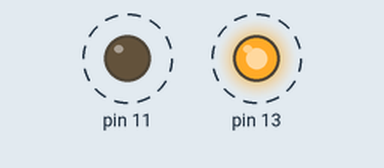
A sketch run on a simulated Arduino Uno, built with avr-gcc and run on an emulated ATmega328P. Parts: output pins drawn as LEDs (lit = HIGH). Dashed ring = blinking.

Above: at 0.5 s.
Timing chart, 0 to 4.6 s (numbered marks = the images above):
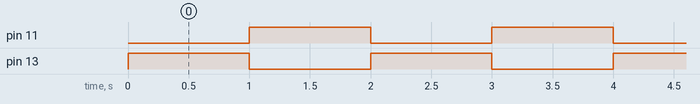

Measured:
- by itself, pin 11, pin 13: alternates HIGH for 1.0 s and LOW for 1.0 s

The sketch:

blinking_alternately.ino
```cpp
/*

  Blinking 2 LEDs alternately

*/

void setup() {

// We'll need 2 pins, one for each LED we want to control independently
// The pin numbers in the code need to match with the pins you've connected to the breadboard
  pinMode(13, OUTPUT);
  pinMode(11, OUTPUT);
}

void loop() {

  // Turn one LED on and turn the other off
  digitalWrite(13, HIGH);
  digitalWrite(11, LOW);

  // Wait 1 second
  delay(1000);

  // Turn the first LED off and the other one on
  digitalWrite(13, LOW);
  digitalWrite(11, HIGH);

  // Wait 1 second
  delay(1000);
}
```
